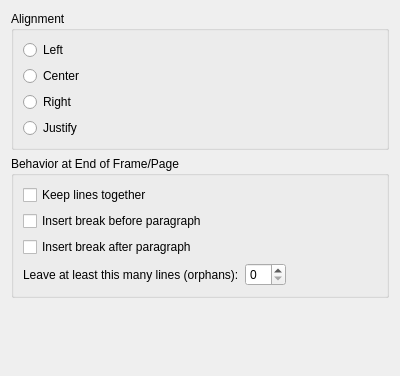
<?xml version="1.0" encoding="UTF-8"?>
<ui version="4.0">
 <class>ParagraphLayoutTab</class>
 <widget class="QWidget" name="ParagraphLayoutTab">
  <property name="geometry">
   <rect>
    <x>0</x>
    <y>0</y>
    <width>400</width>
    <height>376</height>
   </rect>
  </property>
  <layout class="QVBoxLayout" name="verticalLayout">
   <item>
    <widget class="QGroupBox" name="groupBox">
     <property name="title">
      <string>Alignment</string>
     </property>
     <layout class="QGridLayout" name="gridLayout_3">
      <item row="0" column="0">
       <widget class="QRadioButton" name="left">
        <property name="text">
         <string>Left</string>
        </property>
       </widget>
      </item>
      <item row="1" column="0">
       <widget class="QRadioButton" name="center">
        <property name="text">
         <string>Center</string>
        </property>
       </widget>
      </item>
      <item row="2" column="0">
       <widget class="QRadioButton" name="right">
        <property name="text">
         <string>Right</string>
        </property>
       </widget>
      </item>
      <item row="3" column="0">
       <widget class="QRadioButton" name="justify">
        <property name="text">
         <string>Justify</string>
        </property>
       </widget>
      </item>
     </layout>
    </widget>
   </item>
   <item>
    <widget class="QGroupBox" name="groupBox_2">
     <property name="title">
      <string>Behavior at End of Frame/Page</string>
     </property>
     <layout class="QGridLayout" name="gridLayout_2">
      <item row="0" column="0">
       <widget class="QCheckBox" name="keepTogether">
        <property name="text">
         <string>Keep lines together</string>
        </property>
       </widget>
      </item>
      <item row="1" column="0">
       <widget class="QCheckBox" name="breakBefore">
        <property name="text">
         <string>Insert break before paragraph</string>
        </property>
       </widget>
      </item>
      <item row="2" column="0">
       <widget class="QCheckBox" name="breakAfter">
        <property name="text">
         <string>Insert break after paragraph</string>
        </property>
       </widget>
      </item>
      <item row="3" column="0">
       <layout class="QHBoxLayout" name="horizontalLayout">
        <item>
         <widget class="QLabel" name="label">
          <property name="text">
           <string>Leave at least this many lines (orphans):</string>
          </property>
         </widget>
        </item>
        <item>
         <widget class="QSpinBox" name="threshold"/>
        </item>
        <item>
         <spacer name="horizontalSpacer">
          <property name="orientation">
           <enum>Qt::Horizontal</enum>
          </property>
          <property name="sizeHint" stdset="0">
           <size>
            <width>40</width>
            <height>20</height>
           </size>
          </property>
         </spacer>
        </item>
       </layout>
      </item>
     </layout>
    </widget>
   </item>
   <item>
    <spacer>
     <property name="orientation">
      <enum>Qt::Vertical</enum>
     </property>
     <property name="sizeHint" stdset="0">
      <size>
       <width>20</width>
       <height>40</height>
      </size>
     </property>
    </spacer>
   </item>
  </layout>
 </widget>
 <resources/>
 <connections/>
</ui>
